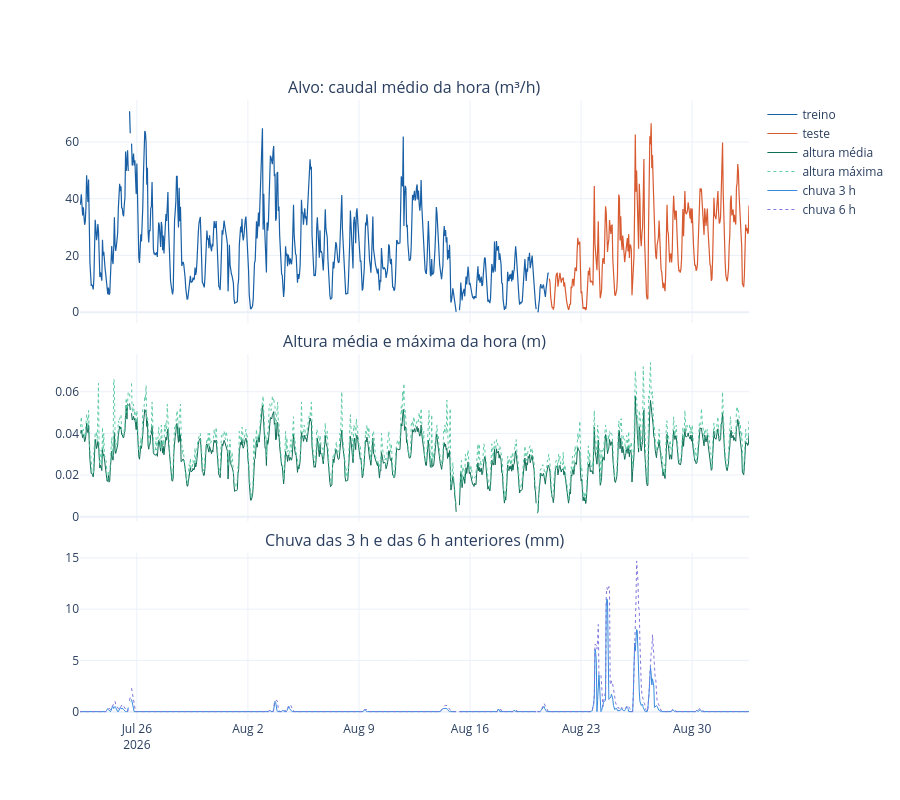

Notebook cell for this chart:
### Markdown cell above
## 3. What the model sees

`training_table` is the exact table the model is trained on: one row per hour, after the code's filters (from 1 July 2026, caudal above 0, height inside the pipe, at least 15 good readings in the hour). Each model only uses some of its columns, listed below. Blue: training hours. Orange: test hours. Hours missing from the table were filtered out.

### Code cell
tabela = training_table(ESTACAO)
treino, teste = split_train_test(tabela)
print(f"{len(tabela)} horas na tabela: {len(treino)} treino ({treino.index.min():%d/%m} → {treino.index.max():%d/%m}), "
      f"{len(teste)} teste ({teste.index.min():%d/%m} → {teste.index.max():%d/%m})")
print("alvo: caudal_total_m3_h (média do caudal na hora)")
print("modelo com altura:", NOWCAST_FEATURES)
print("modelo só altura: ", NOWCAST_ALTURA_FEATURES)
print("modelo só chuva:  ", PREVISAO_FEATURES)

completa = tabela.reindex(pd.date_range(tabela.index.min(), tabela.index.max(), freq="h"))
parte = pd.Series("treino", index=tabela.index).where(tabela.index < teste.index.min(), "teste")
fig = make_subplots(rows=3, cols=1, shared_xaxes=True, vertical_spacing=0.05, row_heights=[0.4, 0.3, 0.3],
                    subplot_titles=("Alvo: caudal médio da hora (m³/h)", "Altura média e máxima da hora (m)",
                                    "Chuva das 3 h e das 6 h anteriores (mm)"))
for nome, cor in (("treino", "#185FA5"), ("teste", "#D85A30")):
    sel = completa["caudal_total_m3_h"].where(completa.index.isin(parte[parte == nome].index))
    fig.add_trace(go.Scatter(x=sel.index, y=sel, mode="lines", name=nome, line=dict(color=cor, width=1.2)), row=1, col=1)
fig.add_trace(go.Scatter(x=completa.index, y=completa["altura_media_m"], mode="lines", name="altura média", line=dict(color="#0F6E56", width=1)), row=2, col=1)
fig.add_trace(go.Scatter(x=completa.index, y=completa["altura_max_m"], mode="lines", name="altura máxima", line=dict(color="#5DCAA5", width=1, dash="dot")), row=2, col=1)
fig.add_trace(go.Scatter(x=completa.index, y=completa["chuva_3h"], mode="lines", name="chuva 3 h", line=dict(color="#378ADD", width=1)), row=3, col=1)
fig.add_trace(go.Scatter(x=completa.index, y=completa["chuva_6h"], mode="lines", name="chuva 6 h", line=dict(color="#7F77DD", width=1, dash="dot")), row=3, col=1)
fig.update_layout(height=800, template="plotly_white", hovermode="x unified")
fig.show()
tabela[["caudal_total_m3_h", *NOWCAST_FEATURES]].head(10)

### Figure 1 — Plotly figure (JSON) as saved in the notebook; plotly's stock layout.template omitted (floating-point values rounded to 4 significant figures; data arrays with more than 128 entries replaced by an {"elided": "..."} marker saying what was removed)
{"data": [{"line": {"color": "#185FA5", "width": 1.2}, "mode": "lines", "name": "treino", "type": "scatter", "x": {"elided": "1013 str values"}, "xaxis": "x", "y": {"elided": "1013 float values"}, "yaxis": "y"}, {"line": {"color": "#D85A30", "width": 1.2}, "mode": "lines", "name": "teste", "type": "scatter", "x": {"elided": "1013 str values"}, "xaxis": "x", "y": {"elided": "1013 float values"}, "yaxis": "y"}, {"line": {"color": "#0F6E56", "width": 1}, "mode": "lines", "name": "altura média", "type": "scatter", "x": {"elided": "1013 str values"}, "xaxis": "x2", "y": {"elided": "1013 float values"}, "yaxis": "y2"}, {"line": {"color": "#5DCAA5", "dash": "dot", "width": 1}, "mode": "lines", "name": "altura máxima", "type": "scatter", "x": {"elided": "1013 str values"}, "xaxis": "x2", "y": {"elided": "1013 float values"}, "yaxis": "y2"}, {"line": {"color": "#378ADD", "width": 1}, "mode": "lines", "name": "chuva 3 h", "type": "scatter", "x": {"elided": "1013 str values"}, "xaxis": "x3", "y": {"elided": "1013 float values"}, "yaxis": "y3"}, {"line": {"color": "#7F77DD", "dash": "dot", "width": 1}, "mode": "lines", "name": "chuva 6 h", "type": "scatter", "x": {"elided": "1013 str values"}, "xaxis": "x3", "y": {"elided": "1013 float values"}, "yaxis": "y3"}], "layout": {"annotations": [{"font": {"size": 16}, "showarrow": false, "text": "Alvo: caudal médio da hora (m³/h)", "x": 0.5, "xanchor": "center", "xref": "paper", "y": 1, "yanchor": "bottom", "yref": "paper"}, {"font": {"size": 16}, "showarrow": false, "text": "Altura média e máxima da hora (m)", "x": 0.5, "xanchor": "center", "xref": "paper", "y": 0.59, "yanchor": "bottom", "yref": "paper"}, {"font": {"size": 16}, "showarrow": false, "text": "Chuva das 3 h e das 6 h anteriores (mm)", "x": 0.5, "xanchor": "center", "xref": "paper", "y": 0.27, "yanchor": "bottom", "yref": "paper"}], "height": 800, "hovermode": "x unified", "xaxis": {"anchor": "y", "domain": [0, 1], "matches": "x3", "showticklabels": false}, "xaxis2": {"anchor": "y2", "domain": [0, 1], "matches": "x3", "showticklabels": false}, "xaxis3": {"anchor": "y3", "domain": [0, 1]}, "yaxis": {"anchor": "x", "domain": [0.64, 1]}, "yaxis2": {"anchor": "x2", "domain": [0.32, 0.59]}, "yaxis3": {"anchor": "x3", "domain": [0, 0.27]}}}
